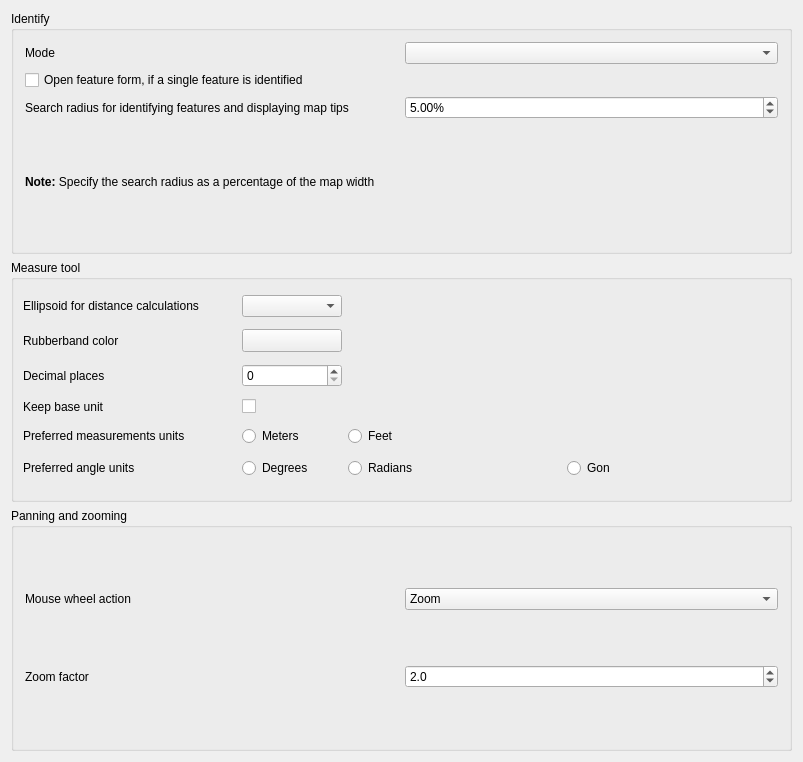
         <widget class="QWidget" name="scrollAreaWidgetContents">
          <property name="geometry">
           <rect>
            <x>0</x>
            <y>0</y>
            <width>803</width>
            <height>762</height>
           </rect>
          </property>
          <layout class="QGridLayout" name="gridLayout_4">
           <item row="0" column="0">
            <widget class="QGroupBox" name="groupBox_7">
             <property name="title">
              <string>Identify</string>
             </property>
             <layout class="QGridLayout">
              <property name="margin">
               <number>11</number>
              </property>
              <item row="3" column="0" colspan="2">
               <widget class="QLabel" name="textLabel2">
                <property name="text">
                 <string>&lt;b&gt;Note:&lt;/b&gt; Specify the search radius as a percentage of the map width</string>
                </property>
                <property name="wordWrap">
                 <bool>true</bool>
                </property>
               </widget>
              </item>
              <item row="2" column="0">
               <widget class="QLabel" name="textLabel1_3">
                <property name="text">
                 <string>Search radius for identifying features and displaying map tips</string>
                </property>
               </widget>
              </item>
              <item row="2" column="1">
               <widget class="QDoubleSpinBox" name="spinBoxIdentifyValue">
                <property name="suffix">
                 <string>%</string>
                </property>
                <property name="maximum">
                 <double>100.000000000000000</double>
                </property>
                <property name="singleStep">
                 <double>0.010000000000000</double>
                </property>
                <property name="value">
                 <double>5.000000000000000</double>
                </property>
               </widget>
              </item>
              <item row="0" column="1">
               <widget class="QComboBox" name="cmbIdentifyMode"/>
              </item>
              <item row="0" column="0">
               <widget class="QLabel" name="label_4">
                <property name="text">
                 <string>Mode</string>
                </property>
               </widget>
              </item>
              <item row="1" column="0" colspan="2">
               <widget class="QCheckBox" name="cbxAutoFeatureForm">
                <property name="text">
                 <string>Open feature form, if a single feature is identified</string>
                </property>
               </widget>
              </item>
             </layout>
            </widget>
           </item>
           <item row="1" column="0">
            <widget class="QGroupBox" name="groupBox_6">
             <property name="title">
              <string>Measure tool</string>
             </property>
             <layout class="QGridLayout" name="gridLayout_21">
              <item row="1" column="0">
               <widget class="QLabel" name="textLabel1_8">
                <property name="text">
                 <string>Ellipsoid for distance calculations</string>
                </property>
               </widget>
              </item>
              <item row="1" column="1">
               <widget class="QComboBox" name="cmbEllipsoid"/>
              </item>
              <item row="2" column="0">
               <widget class="QLabel" name="textLabel1_10">
                <property name="text">
                 <string>Rubberband color</string>
                </property>
               </widget>
              </item>
              <item row="2" column="1">
               <widget class="QgsColorButton" name="pbnMeasureColor">
                <property name="minimumSize">
                 <size>
                  <width>100</width>
                  <height>0</height>
                 </size>
                </property>
                <property name="text">
                 <string/>
                </property>
               </widget>
              </item>
              <item row="2" column="2" colspan="2">
               <spacer>
                <property name="orientation">
                 <enum>Qt::Horizontal</enum>
                </property>
                <property name="sizeHint" stdset="0">
                 <size>
                  <width>191</width>
                  <height>20</height>
                 </size>
                </property>
               </spacer>
              </item>
              <item row="5" column="0">
               <widget class="QLabel" name="textLabel1_11">
                <property name="text">
                 <string>Preferred measurements units</string>
                </property>
               </widget>
              </item>
              <item row="5" column="1">
               <widget class="QRadioButton" name="radMeters">
                <property name="text">
                 <string>Meters</string>
                </property>
               </widget>
              </item>
              <item row="5" column="2">
               <widget class="QRadioButton" name="radFeet">
                <property name="text">
                 <string>Feet</string>
                </property>
               </widget>
              </item>
              <item row="6" column="0">
               <widget class="QLabel" name="mAngleUnitsLabel">
                <property name="text">
                 <string>Preferred angle units</string>
                </property>
               </widget>
              </item>
              <item row="6" column="1">
               <widget class="QRadioButton" name="mDegreesRadioButton">
                <property name="text">
                 <string>Degrees</string>
                </property>
               </widget>
              </item>
              <item row="6" column="2">
               <widget class="QRadioButton" name="mRadiansRadioButton">
                <property name="text">
                 <string>Radians</string>
                </property>
               </widget>
              </item>
              <item row="6" column="3">
               <widget class="QRadioButton" name="mGonRadioButton">
                <property name="text">
                 <string>Gon</string>
                </property>
               </widget>
              </item>
              <item row="3" column="0">
               <widget class="QLabel" name="label_12">
                <property name="text">
                 <string>Decimal places</string>
                </property>
               </widget>
              </item>
              <item row="3" column="1">
               <widget class="QSpinBox" name="mDecimalPlacesSpinBox"/>
              </item>
              <item row="4" column="0">
               <widget class="QLabel" name="label_13">
                <property name="text">
                 <string>Keep base unit</string>
                </property>
               </widget>
              </item>
              <item row="4" column="1">
               <widget class="QCheckBox" name="mKeepBaseUnitCheckBox">
                <property name="text">
                 <string/>
                </property>
               </widget>
              </item>
             </layout>
            </widget>
           </item>
           <item row="2" column="0">
            <widget class="QGroupBox" name="groupBox_10">
             <property name="title">
              <string>Panning and zooming</string>
             </property>
             <layout class="QGridLayout">
              <property name="margin">
               <number>11</number>
              </property>
              <item row="0" column="1">
               <widget class="QComboBox" name="cmbWheelAction">
                <item>
                 <property name="text">
                  <string>Zoom</string>
                 </property>
                </item>
                <item>
                 <property name="text">
                  <string>Zoom and recenter</string>
                 </property>
                </item>
                <item>
                 <property name="text">
                  <string>Zoom to mouse cursor</string>
                 </property>
                </item>
                <item>
                 <property name="text">
                  <string>Nothing</string>
                 </property>
                </item>
               </widget>
              </item>
              <item row="1" column="0">
               <widget class="QLabel" name="label_3">
                <property name="text">
                 <string>Zoom factor</string>
                </property>
               </widget>
              </item>
              <item row="0" column="0">
               <widget class="QLabel" name="label_2">
                <property name="text">
                 <string>Mouse wheel action</string>
                </property>
               </widget>
              </item>
              <item row="1" column="1">
               <widget class="QDoubleSpinBox" name="spinZoomFactor">
                <property name="decimals">
                 <number>1</number>
                </property>
                <property name="minimum">
                 <double>1.100000000000000</double>
                </property>
                <property name="value">
                 <double>2.000000000000000</double>
                </property>
               </widget>
              </item>
             </layout>
            </widget>
           </item>
          </layout>
         </widget>
